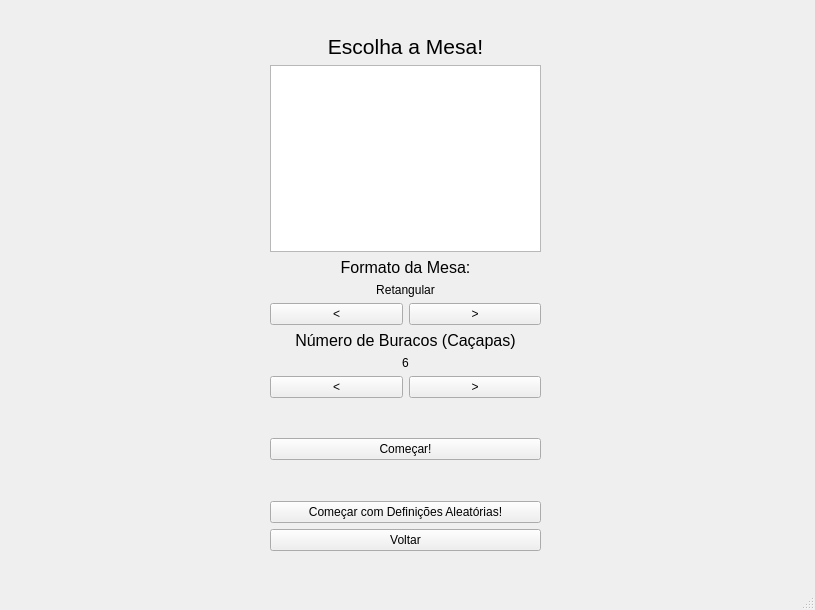
<?xml version="1.0" encoding="UTF-8"?>
<ui version="4.0">
 <class>Ui_EscolhaMesa</class>
 <widget class="QMainWindow" name="Ui_EscolhaMesa">
  <property name="geometry">
   <rect>
    <x>0</x>
    <y>0</y>
    <width>815</width>
    <height>610</height>
   </rect>
  </property>
  <property name="windowTitle">
   <string>Geometry Pool</string>
  </property>
  <widget class="QWidget" name="centralwidget">
   <widget class="QWidget" name="gridLayoutWidget">
    <property name="geometry">
     <rect>
      <x>0</x>
      <y>0</y>
      <width>811</width>
      <height>551</height>
     </rect>
    </property>
    <layout class="QGridLayout" name="gridLayout">
     <item row="1" column="1">
      <widget class="QLabel" name="label">
       <property name="font">
        <font>
         <pointsize>16</pointsize>
        </font>
       </property>
       <property name="text">
        <string>Escolha a Mesa!</string>
       </property>
       <property name="alignment">
        <set>Qt::AlignCenter</set>
       </property>
      </widget>
     </item>
     <item row="11" column="1">
      <spacer name="verticalSpacer_3">
       <property name="orientation">
        <enum>Qt::Vertical</enum>
       </property>
       <property name="sizeHint" stdset="0">
        <size>
         <width>20</width>
         <height>40</height>
        </size>
       </property>
      </spacer>
     </item>
     <item row="13" column="1">
      <widget class="QPushButton" name="EMbuttonVoltar">
       <property name="text">
        <string>Voltar</string>
       </property>
      </widget>
     </item>
     <item row="8" column="1">
      <layout class="QHBoxLayout" name="horizontalLayout_4">
       <item>
        <widget class="QPushButton" name="anteriorBuraco">
         <property name="text">
          <string>&lt;</string>
         </property>
        </widget>
       </item>
       <item>
        <widget class="QPushButton" name="proximoBuraco">
         <property name="text">
          <string>&gt;</string>
         </property>
        </widget>
       </item>
      </layout>
     </item>
     <item row="2" column="2">
      <spacer name="horizontalSpacer_2">
       <property name="orientation">
        <enum>Qt::Horizontal</enum>
       </property>
       <property name="sizeHint" stdset="0">
        <size>
         <width>40</width>
         <height>20</height>
        </size>
       </property>
      </spacer>
     </item>
     <item row="5" column="1">
      <layout class="QHBoxLayout" name="horizontalLayout_3">
       <item>
        <widget class="QPushButton" name="anteriorMesa">
         <property name="text">
          <string>&lt;</string>
         </property>
        </widget>
       </item>
       <item>
        <widget class="QPushButton" name="proximoMesa">
         <property name="text">
          <string>&gt;</string>
         </property>
        </widget>
       </item>
      </layout>
     </item>
     <item row="6" column="1">
      <widget class="QLabel" name="label_5">
       <property name="font">
        <font>
         <pointsize>12</pointsize>
        </font>
       </property>
       <property name="text">
        <string>Número de Buracos (Caçapas)</string>
       </property>
       <property name="alignment">
        <set>Qt::AlignCenter</set>
       </property>
      </widget>
     </item>
     <item row="3" column="1">
      <widget class="QLabel" name="label_2">
       <property name="font">
        <font>
         <pointsize>12</pointsize>
        </font>
       </property>
       <property name="text">
        <string>Formato da Mesa:</string>
       </property>
       <property name="alignment">
        <set>Qt::AlignCenter</set>
       </property>
      </widget>
     </item>
     <item row="4" column="1">
      <widget class="QLabel" name="label_4">
       <property name="text">
        <string>Retangular</string>
       </property>
       <property name="alignment">
        <set>Qt::AlignCenter</set>
       </property>
      </widget>
     </item>
     <item row="2" column="1">
      <widget class="QGraphicsView" name="graphicsView"/>
     </item>
     <item row="10" column="1">
      <widget class="QPushButton" name="EMbuttonComecar">
       <property name="mouseTracking">
        <bool>false</bool>
       </property>
       <property name="autoFillBackground">
        <bool>false</bool>
       </property>
       <property name="text">
        <string>Começar!</string>
       </property>
      </widget>
     </item>
     <item row="0" column="1">
      <spacer name="verticalSpacer">
       <property name="orientation">
        <enum>Qt::Vertical</enum>
       </property>
       <property name="sizeHint" stdset="0">
        <size>
         <width>20</width>
         <height>40</height>
        </size>
       </property>
      </spacer>
     </item>
     <item row="9" column="1">
      <spacer name="verticalSpacer_2">
       <property name="orientation">
        <enum>Qt::Vertical</enum>
       </property>
       <property name="sizeHint" stdset="0">
        <size>
         <width>20</width>
         <height>40</height>
        </size>
       </property>
      </spacer>
     </item>
     <item row="7" column="1">
      <widget class="QLabel" name="label_3">
       <property name="text">
        <string>6</string>
       </property>
       <property name="alignment">
        <set>Qt::AlignCenter</set>
       </property>
      </widget>
     </item>
     <item row="2" column="0">
      <spacer name="horizontalSpacer">
       <property name="orientation">
        <enum>Qt::Horizontal</enum>
       </property>
       <property name="sizeHint" stdset="0">
        <size>
         <width>40</width>
         <height>20</height>
        </size>
       </property>
      </spacer>
     </item>
     <item row="12" column="1">
      <widget class="QPushButton" name="EMbuttonAleatorio">
       <property name="text">
        <string>Começar com Definições Aleatórias!</string>
       </property>
      </widget>
     </item>
    </layout>
   </widget>
  </widget>
  <widget class="QMenuBar" name="menubar">
   <property name="geometry">
    <rect>
     <x>0</x>
     <y>0</y>
     <width>815</width>
     <height>21</height>
    </rect>
   </property>
  </widget>
  <widget class="QStatusBar" name="statusbar"/>
 </widget>
 <resources/>
 <connections/>
</ui>
